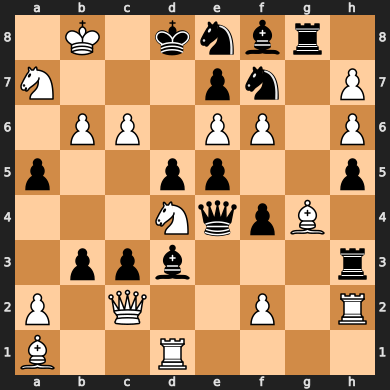
#> input picture data/1K1knbr1_N3pn1P_1PP1PP1P_p2pp2p_3NqpB1_1ppb3r_P1Q2P1R_B2R4 w - - 0 1.png, 390 x 390 px; its folder holds only this picture in this run
$ python -i image_process.py   (imports and definitions only)
#> lines starting #> are read from the running program, lines starting #| are printed output that depends on the picture; after the words box and inside, x2 and y2 are one past the last pixel; in counts of white or black regions, pixels touching at a corner belong together
#> in _load_board_image, `self.board_image = cv2.imread(path, cv2.IMREAD_GRAYSCALE)`:
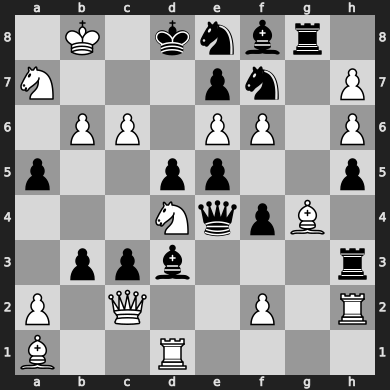
#> self.board_image: shape (390, 390); min 0, max 255, mean 151.1
### utils/extract_board.py
import cv2

from utils.display_image import display_image


class ExtractChessBoard(object):
    def __init__(
        self, image_path="", image_obj=None, show_process=True, threshold_value=90
    ) -> None:
        self.show_process = show_process
        self.threshold_value = threshold_value
        self._load_image(image_path, image_obj)

    def _load_image(self, path, image_obj=None):
        if image_obj is not None:
            self.screenshot = image_obj
        else:
            self.screenshot = cv2.imread(path, cv2.IMREAD_GRAYSCALE)
            if self.screenshot is None:
                raise FileNotFoundError("Image not found")

        self.original_image = self.screenshot

    def extract_board(self, extracted_board_size=(200, 200)):
#> called with extracted_board_size = (200, 200)
        ret, thresholded_screenshot = cv2.threshold(
            self.screenshot, self.threshold_value, 255, cv2.THRESH_BINARY
        )
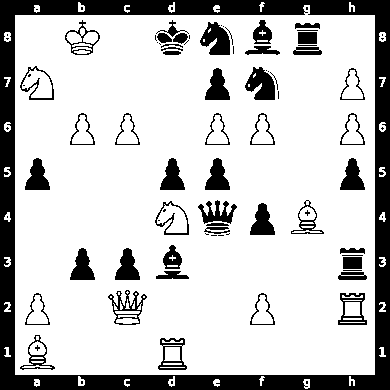
#> thresholded_screenshot: shape (390, 390); 78.2% white; 89 black regions (41 under 20 px)
#> ret = 90

        if self.show_process:
            # display the thresholded screenshot
            cv2.imshow("thresholded screenshot", thresholded_screenshot)
            cv2.waitKey(0)
            cv2.destroyAllWindows()

        contours, hierarchy = cv2.findContours(
            thresholded_screenshot, cv2.RETR_EXTERNAL, cv2.CHAIN_APPROX_SIMPLE
        )
#> contours = 32 contours, 8 with area under 20; largest, box (x1, y1, x2, y2) and area: (15, 5, 375, 375) 128928, (379, 32, 386, 42) 48, (4, 32, 11, 42) 48, (303, 379, 310, 389) 44, (78, 376, 85, 386) 41

        biggest_area = 0
        biggest_cnt = None

        for cnt in contours:
            # Check if the contour is a rectangle (has 4 corners)
            if len(cv2.approxPolyDP(cnt, 0.01 * cv2.arcLength(cnt, True), True)) == 4:
                area = cv2.contourArea(cnt)
                if area > biggest_area:
                    biggest_area = area
                    biggest_cnt = cnt
#> this loop made 32 passes
#> (area, biggest_area) on pass 25: (128928, 128928)
#> after the loop, biggest_area = 128928; biggest_cnt = contour of 20 points, box (x1, y1, x2, y2) (15, 5, 375, 375), area 128928

        # Extract coordinates of the biggest rectangle (if found)
        if biggest_cnt is not None:
            x, y, w, h = cv2.boundingRect(biggest_cnt)
#> x = 15; y = 5; w = 360; h = 370
            cv2.rectangle(self.screenshot, (x, y), (x + w, y + h), (255, 255, 255), 2)
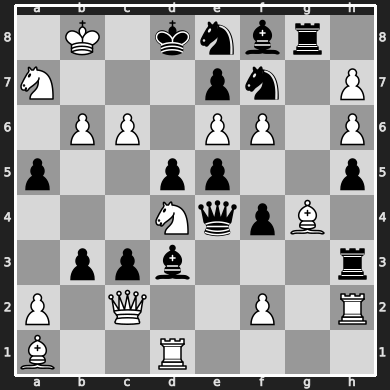
#> self.screenshot: shape (390, 390); 2.88% of pixels changed, all inside (x1, y1, x2, y2) = (14, 4, 377, 377)

            if self.show_process:
                # display the screenshot with the rectangle
                cv2.imshow("screenshot with rectangle", self.original_image)
                cv2.waitKey(0)
                cv2.destroyAllWindows()

            # Extract the board from the screenshot
            self.board = self.screenshot[y : y + h, x : x + w]
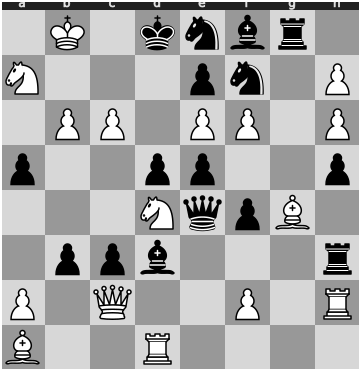
#> self.board: shape (370, 360); min 0, max 255, mean 168.4
            if self.show_process:
                # display the extracted board
                cv2.imshow("extracted board", self.board)
                cv2.waitKey(0)
                cv2.destroyAllWindows()

            self.board = cv2.threshold(
                self.board, self.threshold_value, 255, cv2.THRESH_BINARY
            )[1]
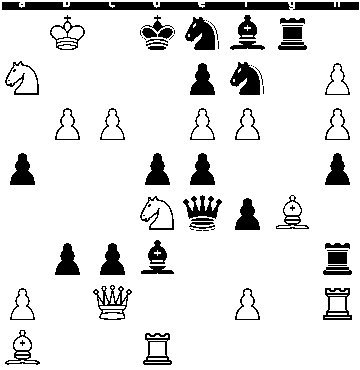
#> self.board: shape (370, 360); 89% white; 78 black regions (29 under 20 px), largest, box (x1, y1, x2, y2) and area: (2, 2, 293, 10) 2143, (185, 17, 215, 50) 646, (230, 62, 260, 95) 646

            if self.show_process:
                display_image(self.board, "thresholded extracted board")

            self.board = cv2.resize(self.board, extracted_board_size)
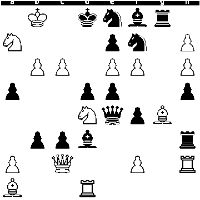
#> self.board: shape (200, 200); min 0, max 255, mean 226.7
            return self.board
        else:
            raise Exception("No rectangle found")

### utils/display_image.py
import cv2


def display_image(image, window_name="image"):
    cv2.imshow(window_name, image)
    cv2.waitKey(0)
    cv2.destroyAllWindows()

### utils/image_process.py
import os
import cv2
import numpy as np

from utils.convert_representation_to_fen import ConvertRespresentationToFEN
from utils.display_image import display_image
from utils.constants import EDGE_WIDTH, SQUARE_SIZE
from utils.extract_board import ExtractChessBoard


class ImageProcess(object):
    TEMPLATE_SCALES = [1]

    def __init__(self, image_path, show_process=True):
        self.show_process = show_process
        self._load_board_image(image_path)
        self._extract_board()
        self._slice_board_by_blocks()
        self._load_piece_pngs()

    def _load_board_image(self, path):
        self.board_image = cv2.imread(path, cv2.IMREAD_GRAYSCALE)

    def convert_alpha_to_white(self, image):
        image = cv2.cvtColor(image, cv2.COLOR_BGRA2BGR)

        return image

    def _load_piece_pngs(self):
        self.pieces = {}
        for piece_path in os.listdir("pieces"):
            template = cv2.imread(f"pieces/{piece_path}", cv2.IMREAD_UNCHANGED)

            # Convert alpha to white
            template_mask = template[:, :, 3] == 0

            template[template_mask] = [255, 255, 255, 255]

            template = cv2.cvtColor(template, cv2.COLOR_BGRA2GRAY)

            template = cv2.threshold(
                template,
                200,
                255,
                cv2.THRESH_BINARY,
            )[1]

            template = cv2.resize(
                template,
                (self.square_size, self.square_size),
            )

            mask = cv2.inRange(template, 254, 255)
            mask = cv2.bitwise_not(mask)

            cnt, _ = cv2.findContours(
                mask,
                cv2.RETR_EXTERNAL,
                cv2.CHAIN_APPROX_SIMPLE,
            )

            if cnt:
                cnt = max(cnt, key=cv2.contourArea)
                x, y, w, h = cv2.boundingRect(cnt)

                template = template[y : y + h, x : x + w]

            self.pieces[piece_path.split(".")[0]] = {
                "template": template,
                "mask": None,
            }

    def _extract_board(self):
        self.board_image = ExtractChessBoard(
            image_obj=self.board_image, show_process=self.show_process
        ).extract_board()
        if self.show_process:
            display_image(self.board_image, "Extracted boaaard gray")

    def _slice_board_by_blocks(self):
        self.square_size = self.board_image.shape[0] // 8
#> self.square_size = 25
        print("square size: ", self.square_size)
#| square size:  25
        self.board_squares = []
        for i in range(8):
            for j in range(8):
                square = self.board_image[
                    i * self.square_size : (i + 1) * self.square_size,
                    j * self.square_size : (j + 1) * self.square_size,
                ]
                self.board_squares.append(square)
#> after the loop, self.board_squares = 64 items

    def template_match(self):
        self.board_representation = []
        for i in range(64):
            square = self.board_squares[i]
            piece = self._template_match_square(square)
            self.board_representation.append(piece)

        self.representation = ConvertRespresentationToFEN(self.board_representation)

        print(self.board_representation)

    def _template_match_square(self, square):
        biggest_score = {"piece": None, "score": 0}
        if self.show_process:
            display_image(square, "square")
        for piece_name, piece_obj in self.pieces.items():
            res = cv2.matchTemplate(
                square,
                piece_obj["template"],
                cv2.TM_CCORR_NORMED,
                # mask=piece_obj["mask"],
            )
            min_val, max_val, min_loc, max_loc = cv2.minMaxLoc(res)
            top_left = max_loc
            bottom_right = (
                max_loc[0] + piece_obj["template"].shape[1],
                max_loc[1] + piece_obj["template"].shape[0],
            )

            # display_image(square, "square")
            # display_image(piece_obj["template"], "template")

            if max_val > 0.905 and max_val > biggest_score["score"]:
                biggest_score["piece"] = piece_name
                biggest_score["score"] = max_val

        return biggest_score["piece"]

#> (the run stopped early here; a loop or call above may not have finished)

$ run again, on data/1K3B2_1P2P1pN_P1R1p2k_1Pr2RpB_1PPPp1Q1_1qbNp2P_p1np2p1_2n3rb w - - 0 1.png
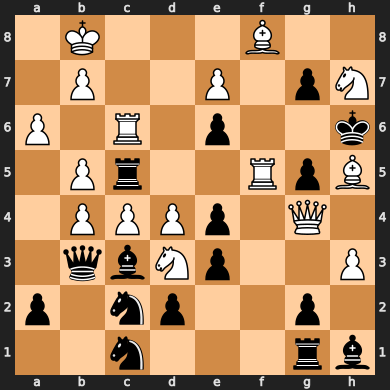
#> input picture data/1K3B2_1P2P1pN_P1R1p2k_1Pr2RpB_1PPPp1Q1_1qbNp2P_p1np2p1_2n3rb w - - 0 1.png, 390 x 390 px
#> in extract_board, `ret, thresholded_screenshot = cv2.threshold( self.screenshot, self.thr..`:
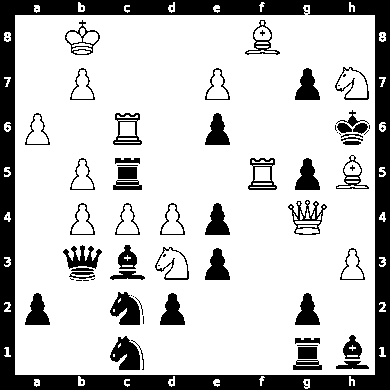
#> thresholded_screenshot: shape (390, 390); 78.2% white; 84 black regions (35 under 20 px)
#> ret = 90
#> contours = 32 contours, 8 with area under 20; largest, box (x1, y1, x2, y2) and area: (15, 5, 375, 375) 128928, (379, 32, 386, 42) 48, (4, 32, 11, 42) 48, (303, 379, 310, 389) 44, (78, 376, 85, 386) 41
#> the loop in extract_board, `for cnt in contours:` made 32 passes
#> (area, biggest_area) on pass 25: (128928, 128928)
#> after the loop in extract_board, `for cnt in contours:`: biggest_area = 128928; biggest_cnt = contour of 20 points, box (x1, y1, x2, y2) (15, 5, 375, 375), area 128928
#> x = 15; y = 5; w = 360; h = 370
#> self.screenshot: shape (390, 390); min 0, max 255, mean 155.4
#> in extract_board, `self.board = cv2.resize(self.board, extracted_board_size)`:
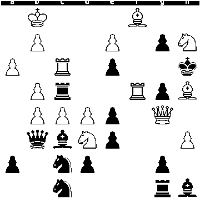
#> self.board: shape (200, 200); min 0, max 255, mean 227.2
#| square size:  25
#> after the loop in _slice_board_by_blocks, `for i in range(8):`: self.board_squares = 64 items

$ run again, on data/1N2K3_3rp1B1_1R1pPp1r_PBppbN2_3pq2P_P1nP2QP_kpP1nRpP_7b w - - 0 1.png
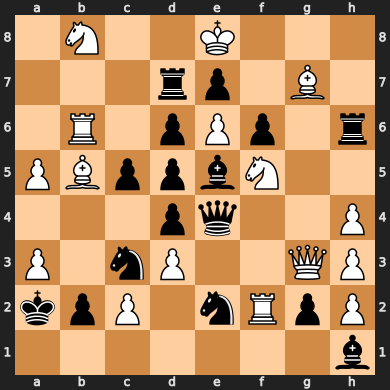
#> input picture data/1N2K3_3rp1B1_1R1pPp1r_PBppbN2_3pq2P_P1nP2QP_kpP1nRpP_7b w - - 0 1.png, 390 x 390 px
#> in extract_board, `ret, thresholded_screenshot = cv2.threshold( self.screenshot, self.thr..`:
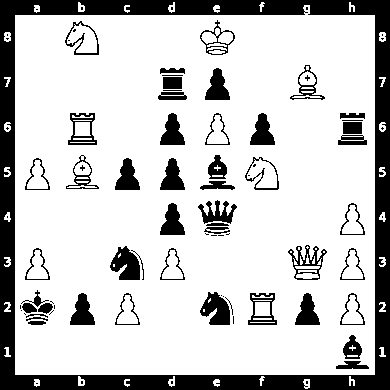
#> thresholded_screenshot: shape (390, 390); 78.2% white; 86 black regions (37 under 20 px)
#> ret = 90
#> contours = 32 contours, 8 with area under 20; largest, box (x1, y1, x2, y2) and area: (15, 5, 375, 375) 128928, (379, 32, 386, 42) 48, (4, 32, 11, 42) 48, (303, 379, 310, 389) 44, (78, 376, 85, 386) 41
#> the loop in extract_board, `for cnt in contours:` made 32 passes
#> (area, biggest_area) on pass 25: (128928, 128928)
#> after the loop in extract_board, `for cnt in contours:`: biggest_area = 128928; biggest_cnt = contour of 20 points, box (x1, y1, x2, y2) (15, 5, 375, 375), area 128928
#> x = 15; y = 5; w = 360; h = 370
#> self.screenshot: shape (390, 390); min 0, max 255, mean 156.4
#> in extract_board, `self.board = cv2.resize(self.board, extracted_board_size)`:
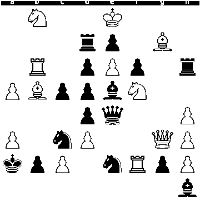
#> self.board: shape (200, 200); min 0, max 255, mean 226.6
#| square size:  25
#> after the loop in _slice_board_by_blocks, `for i in range(8):`: self.board_squares = 64 items

$ run again, on data/1N2r2Q_3P1Pp1_N6B_pR2r2p_pbb1pPp1_PPPpn1q1_1pB2RPP_k4n1K w - - 0 1.png
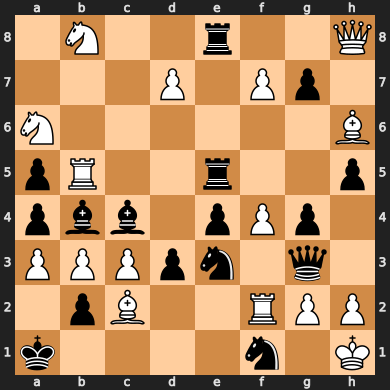
#> input picture data/1N2r2Q_3P1Pp1_N6B_pR2r2p_pbb1pPp1_PPPpn1q1_1pB2RPP_k4n1K w - - 0 1.png, 390 x 390 px
#> in extract_board, `ret, thresholded_screenshot = cv2.threshold( self.screenshot, self.thr..`:
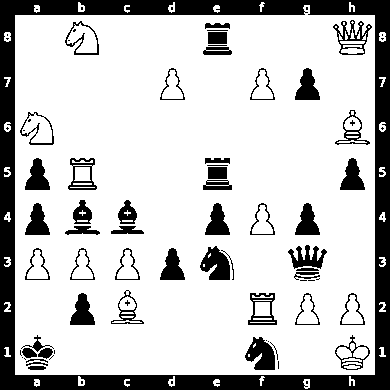
#> thresholded_screenshot: shape (390, 390); 78.2% white; 84 black regions (35 under 20 px)
#> ret = 90
#> contours = 32 contours, 8 with area under 20; largest, box (x1, y1, x2, y2) and area: (15, 5, 375, 375) 128928, (379, 32, 386, 42) 48, (4, 32, 11, 42) 48, (303, 379, 310, 389) 44, (78, 376, 85, 386) 41
#> the loop in extract_board, `for cnt in contours:` made 32 passes
#> (area, biggest_area) on pass 25: (128928, 128928)
#> after the loop in extract_board, `for cnt in contours:`: biggest_area = 128928; biggest_cnt = contour of 20 points, box (x1, y1, x2, y2) (15, 5, 375, 375), area 128928
#> x = 15; y = 5; w = 360; h = 370
#> self.screenshot: shape (390, 390); min 0, max 255, mean 156.1
#> in extract_board, `self.board = cv2.resize(self.board, extracted_board_size)`:
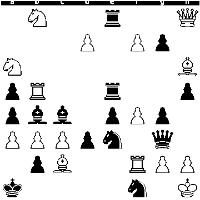
#> self.board: shape (200, 200); min 0, max 255, mean 227
#| square size:  25
#> after the loop in _slice_board_by_blocks, `for i in range(8):`: self.board_squares = 64 items
